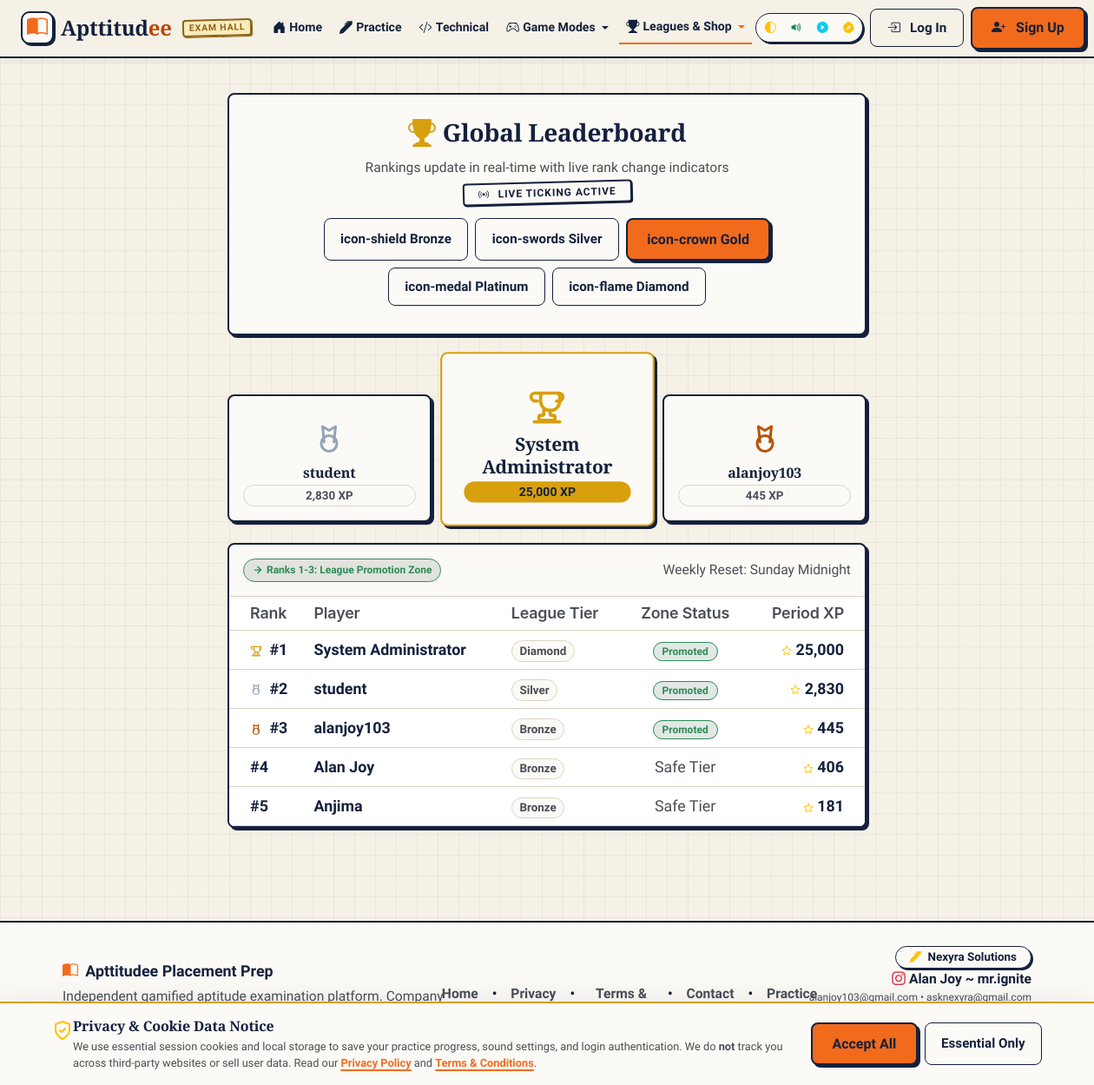
Screenshot of /public/index.php?action=leaderboard with the database file from the repository.
### tables this page shows
CREATE TABLE `users` (
  `id` int NOT NULL AUTO_INCREMENT,
  `name` varchar(100) NOT NULL,
  `email` varchar(150) NOT NULL,
  `password_hash` varchar(255) NOT NULL,
  `plan` enum('free','premium') NOT NULL DEFAULT 'free',
  `total_xp` int NOT NULL DEFAULT '0',
  `coins` int NOT NULL DEFAULT '0',
  `tier` enum('Bronze','Silver','Gold','Platinum','Diamond') NOT NULL DEFAULT 'Bronze',
  `current_streak` int NOT NULL DEFAULT '0',
  `last_active_date` date DEFAULT NULL,
  `streak_freezes` int NOT NULL DEFAULT '1',
  `created_at` timestamp NULL DEFAULT CURRENT_TIMESTAMP,
  `onboarding_completed` tinyint(1) NOT NULL DEFAULT '0',
  `bio` text,
  `avatar_icon` varchar(50) DEFAULT 'bi-person-circle',
  `referral_code` varchar(20) DEFAULT NULL,
  `referred_by` int DEFAULT NULL,
  `device_hash` varchar(255) DEFAULT NULL,
  `role` varchar(20) DEFAULT 'user',
  PRIMARY KEY (`id`),
  UNIQUE KEY `email` (`email`)
);

### app/Models/Leaderboard.php (called while the page is built, shortened)
<?php
class Leaderboard {
    public static function getRankings(string $period = 'weekly', ?string $tier = null, int $limit = 20): array {
        $db = Database::getConnection();
        $sql = "
            SELECT u.id, u.name, u.tier, u.total_xp, ls.period_xp,
                   RANK() OVER (ORDER BY ls.period_xp DESC) as period_rank
            FROM leaderboard_scores ls
            JOIN users u ON ls.user_id = u.id
            WHERE ls.period = ?
        ";
        $params = [$period];
        $sql .= " ORDER BY ls.period_xp DESC LIMIT " . (int)$limit;
        $stmt = $db->prepare($sql);
        $stmt->execute($params);
        $results = $stmt->fetchAll();
        if (empty($results)) {
            $fallbackSql = "
                SELECT u.id, u.name, u.tier, u.total_xp, u.total_xp as period_xp,
                       RANK() OVER (ORDER BY u.total_xp DESC) as period_rank
                FROM users u
                WHERE 1=1
            ";
            $fbParams = [];
            $fallbackSql .= " ORDER BY u.total_xp DESC LIMIT " . (int)$limit;
            $fbStmt = $db->prepare($fallbackSql);
            $fbStmt->execute($fbParams);
            $results = $fbStmt->fetchAll();
        }
        return $results;
    }
}

### app/Views/leaderboard.php (the view, shortened to what this page needs)
<div class="row justify-content-center py-3">
  <div class="col-lg-8 col-md-10">
    <div class="card card-gamified p-4 mb-4 text-center">
      <h1 class="font-serif fw-bold text-ink mb-2 d-flex align-items-center justify-content-center gap-2 fs-3">
        <i class="bi bi-trophy-fill fs-2" style="color: var(--highlight);"></i> Global Leaderboard
      </h1>
      <p class="text-ink-muted small mb-1">Rankings update in real-time with live rank change indicators</p>
      <div class="d-flex justify-content-center">
        <span class="stamp-badge py-1 px-3 mb-3">
          <i class="bi bi-broadcast me-1"></i> Live Ticking Active
        </span>
      </div>
      <div class="d-flex justify-content-center gap-2 flex-wrap mb-2">
        <?php foreach (GamificationEngine::$TIERS as $tierName => $data): ?>
          <a href="index.php?action=leaderboard&tier=<?= $tierName ?>"
             class="btn btn-sm <?= ($tier === $tierName || (!$tier && $tierName === 'Gold')) ? 'btn-primary-gamified fw-bold' : 'btn-outline-gamified' ?>">
            <?= $data['badge'] ?> <?= $tierName ?>
          </a>
        <?php endforeach; ?>
      </div>
    </div>
    <?php if (count($rankings) >= 3): ?>
      <div class="row g-3 text-center mb-4 align-items-end">
        <div class="col-4">
          <div class="card card-gamified p-3">
            <div class="fs-1"><svg class="exam-icon" style="width:36px;height:36px;color:#94a3b8;"><use href="#icon-medal"></use></svg></div>
            <h6 class="font-serif fw-bold text-ink mb-1"><?= htmlspecialchars($rankings[1]['name']) ?></h6>
            <span class="badge rounded-pill" style="background-color: var(--surface); color: var(--ink-muted); border: 1px solid var(--border);"><?= number_format($rankings[1]['period_xp']) ?> XP</span>
          </div>
        </div>
        <div class="col-4">
          <div class="card card-gamified p-4 shadow-sm" style="transform: scale(1.05); background-color: var(--highlight-bg); border: 2px solid var(--highlight-border) !important;">
            <div class="fs-1"><svg class="exam-icon" style="width:42px;height:42px;color:var(--highlight);"><use href="#icon-trophy"></use></svg></div>
            <h5 class="font-serif fw-bold mb-1" style="color: var(--highlight-text);"><?= htmlspecialchars($rankings[0]['name']) ?></h5>
            <span class="badge fw-bold rounded-pill" style="background-color: var(--highlight-border); color: #14213D;"><?= number_format($rankings[0]['period_xp']) ?> XP</span>
          </div>
        </div>
        <div class="col-4">
          <div class="card card-gamified p-3">
            <div class="fs-1"><svg class="exam-icon" style="width:36px;height:36px;color:#b45309;"><use href="#icon-medal"></use></svg></div>
            <h6 class="font-serif fw-bold text-ink mb-1"><?= htmlspecialchars($rankings[2]['name']) ?></h6>
            <span class="badge rounded-pill" style="background-color: var(--surface); color: var(--ink-muted); border: 1px solid var(--border);"><?= number_format($rankings[2]['period_xp']) ?> XP</span>
          </div>
        </div>
      </div>
    <?php endif; ?>
    <div class="card card-gamified p-0 overflow-hidden mb-4">
      <div class="d-flex justify-content-between align-items-center p-3 border-bottom bg-surface" style="border-color: var(--border) !important;">
        <div class="d-flex align-items-center gap-2">
          <span class="promotion-zone-badge d-inline-flex align-items-center gap-1"><svg class="exam-icon text-success" style="width:12px;height:12px;"><use href="#icon-arrow-right"></use></svg> Ranks 1-3: League Promotion Zone</span>
        </div>
        <span class="text-ink-muted small">Weekly Reset: Sunday Midnight</span>
      </div>
      <div class="table-responsive">
        <table class="table table-hover mb-0 align-middle">
          <thead>
            <tr style="background-color: var(--surface); border-bottom: 1px solid var(--border);">
              <th class="ps-4 font-serif text-ink">Rank</th>
              <th class="font-serif text-ink">Player</th>
              <th class="font-serif text-ink">League Tier</th>
              <th class="font-serif text-ink text-center">Zone Status</th>
            <th class="pe-4 text-end font-serif text-ink">Period XP</th>
          </tr>
        </thead>
        <tbody>
          <?php
            $totalCount = count($rankings);
            foreach ($rankings as $index => $row):
              $rankNum = (int)$row['period_rank'];
              $isUser = (isset($_SESSION['user_id']) && $_SESSION['user_id'] == $row['id']);
              $isPromoted = ($rankNum <= 3);
              $isDemoted = ($totalCount > 5 && $rankNum > $totalCount - 2);
          ?>
            <tr style="<?= $isUser ? 'background-color: rgba(30, 58, 95, 0.08); font-weight: bold;' : '' ?>">
              <td class="ps-4 text-ink">
                <?php if ($rankNum == 1): ?> <svg class="exam-icon me-1" style="width:14px;height:14px;color:var(--highlight);"><use href="#icon-trophy"></use></svg> <strong>#1</strong>
                <?php elseif ($rankNum == 2): ?> <svg class="exam-icon me-1" style="width:14px;height:14px;color:#94a3b8;"><use href="#icon-medal"></use></svg> <strong>#2</strong>
                <?php elseif ($rankNum == 3): ?> <svg class="exam-icon me-1" style="width:14px;height:14px;color:#b45309;"><use href="#icon-medal"></use></svg> <strong>#3</strong>
                <?php else: ?> <strong>#<?= $rankNum ?></strong>
                <?php endif; ?>
              </td>
              <td>
                <span class="fw-semibold text-ink"><?= htmlspecialchars($row['name']) ?></span>
              </td>
              <td>
                <span class="badge rounded-pill" style="background-color: var(--surface); color: var(--ink-muted); border: 1px solid var(--border);"><?= $row['tier'] ?></span>
              </td>
              <td class="text-center">
                <?php if ($isPromoted): ?>
                  <span class="promotion-zone-badge">Promoted</span>
                <?php elseif ($isDemoted): ?>
                  <span class="demotion-zone-badge">Danger Zone</span>
                <?php else: ?>
                  <span class="text-ink-muted extra-small">Safe Tier</span>
                <?php endif; ?>
              </td>
              <td class="pe-4 text-end fw-bold" style="color: var(--accent);">
                <svg class="exam-icon text-warning me-0.5" style="width:12px;height:12px;"><use href="#icon-star"></use></svg> <?= number_format($row['period_xp']) ?>
              </td>
            </tr>
          <?php endforeach; ?>
        </tbody>
      </table>
      </div>
    </div>
  </div>
</div>

### public/css/style.css (style rules this page uses)
:root { --bg: #F8F6F0; --surface: #FFFFFF; --border: #D8D2C2; --ink: #111B24; --ink-muted: #4A5568; --accent: #0F4C81; --accent-hover: #0A3459; --teal-neon: #008080; --success: #1B7A43; --danger: #C53030; --highlight: #D69E2E; --accent-tint: rgba(15, 76, 129, 0.08); --success-tint: rgba(27, 122, 67, 0.10); --danger-tint: rgba(197, 48, 48, 0.10); --highlight-tint: rgba(214, 158, 46, 0.12); }
html, body { background-color: var(--bg) !important; color: var(--ink) !important; font-family: 'Inter', system-ui, -apple-system, BlinkMacSystemFont, sans-serif; min-height: 100vh; display: flex; flex-direction: column; -webkit-font-smoothing: antialiased; }
h1, h2, h3, h4, h5, h6, .h1, .h2, .h3, .h4, .h5, .h6, .font-serif, .navbar-brand { font-family: 'Lora', 'Source Serif 4', Georgia, serif !important; color: var(--ink) !important; font-weight: 700 !important; letter-spacing: -0.01em !important; }
.text-ink { color: var(--ink) !important; }
.btn-primary-gamified { background-color: var(--accent) !important; color: var(--surface) !important; border: 1px solid var(--accent) !important; border-radius: 50px !important; padding: 10px 24px !important; font-family: 'Inter', sans-serif !important; font-weight: 600 !important; font-size: 0.92rem !important; transition: all 0.2s ease !important; display: inline-flex !important; align-items: center !important; justify-content: center !important; gap: 8px !important; text-decoration: none !important; box-shadow: 0 2px 6px rgba(30, 58, 95, 0.12) !important; }
.btn-outline-gamified { background-color: var(--surface) !important; color: var(--ink) !important; border: 1px solid var(--border) !important; border-radius: 50px !important; padding: 10px 22px !important; font-family: 'Inter', sans-serif !important; font-weight: 600 !important; font-size: 0.9rem !important; transition: all 0.2s ease !important; display: inline-flex !important; align-items: center !important; justify-content: center !important; gap: 8px !important; text-decoration: none !important; }
.card-gamified { background: var(--surface) !important; border: 1px solid var(--border) !important; border-radius: 12px !important; box-shadow: 0 2px 8px rgba(31, 42, 36, 0.03) !important; transition: border-color 0.2s ease, transform 0.2s ease; }
.stamp-badge { display: inline-flex; align-items: center; gap: 4px; background: var(--surface); border: 1px solid var(--border); color: var(--ink-muted); font-family: 'Inter', sans-serif; font-size: 0.8rem; font-weight: 600; padding: 4px 12px; border-radius: 4px; }
.card-gamified { background: var(--surface) !important; border: 1px solid var(--border) !important; border-radius: 16px !important; box-shadow: 0 10px 30px -5px rgba(15, 76, 129, 0.07), 0 4px 12px rgba(17, 27, 36, 0.03) !important; transition: all 0.3s cubic-bezier(0.16, 1, 0.3, 1) !important; }
.table { color: var(--ink) !important; border-color: var(--border) !important; }
.table th { font-family: 'Inter', sans-serif !important; font-weight: 600 !important; color: var(--ink-muted) !important; border-bottom: 1px solid var(--border) !important; }
.promotion-zone-badge { background: rgba(63, 102, 80, 0.15); border: 1px solid var(--success); color: var(--success); font-weight: 700; font-size: 0.75rem; padding: 3px 10px; border-radius: 50px; }

### rows the page displays
users: name "student", total_xp "2,830", shows "#2", tier "Silver", shows "Promoted"
users: name "System Administrator", total_xp "25,000", shows "#1", tier "Diamond", shows "Promoted"
users: name "alanjoy103", total_xp "445", shows "#3", tier "Bronze", shows "Promoted"
users: rankNum "4", name "Alan Joy", tier "Bronze", shows "Safe Tier", total_xp "406"
users: rankNum "5", name "Anjima", tier "Bronze", shows "Safe Tier", total_xp "181"

### other values shown
$data['badge'] "icon-shield"
$tierName "Bronze"
$data['badge'] "icon-swords"
$tierName "Silver"
$data['badge'] "icon-crown"
$tierName "Gold"
$data['badge'] "icon-medal"
$tierName "Platinum"
$data['badge'] "icon-flame"
$tierName "Diamond"
